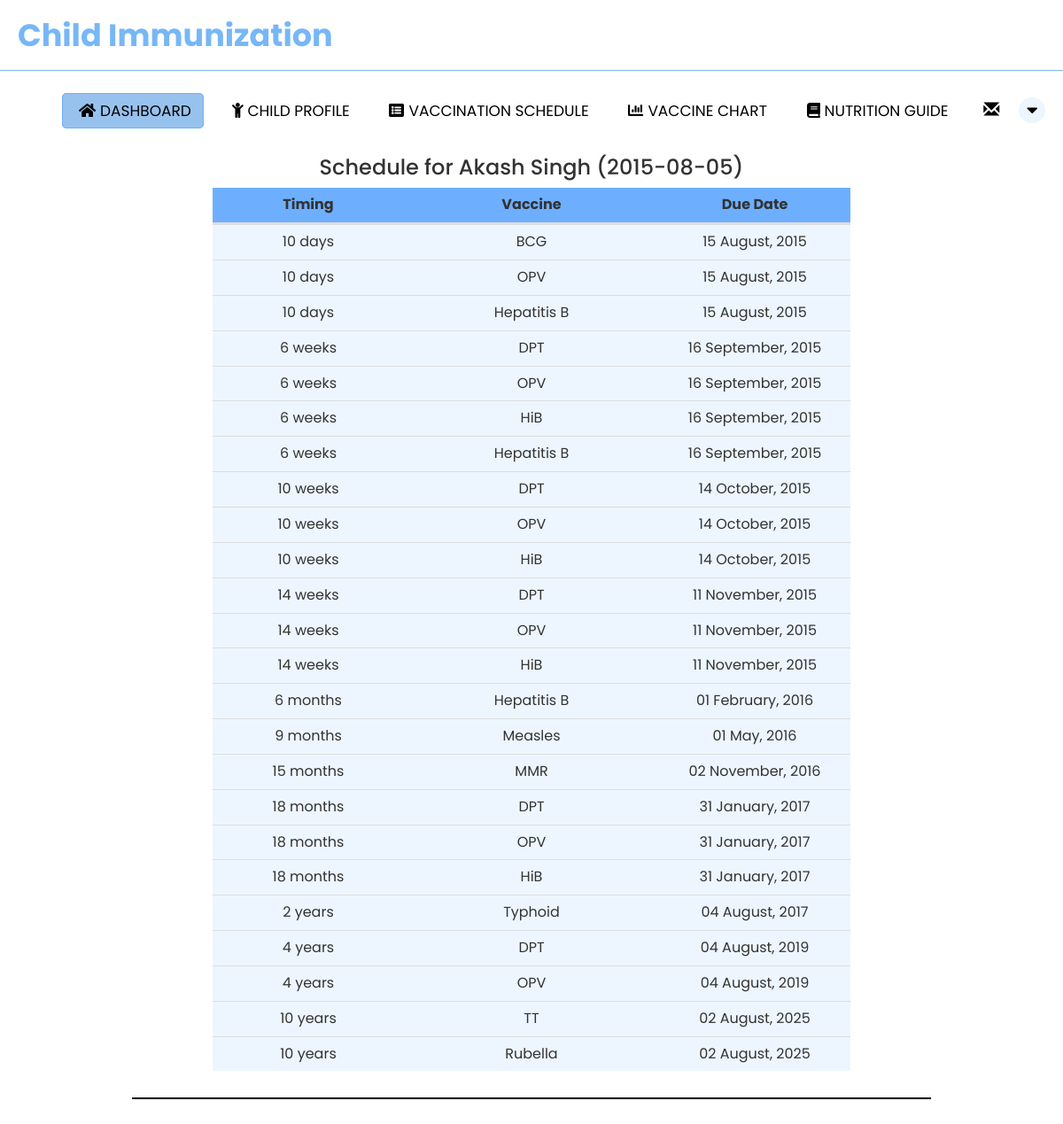
Page /parent_vaccine_schedule.php (signed in) on the committed database.
### tables this page shows
CREATE TABLE `child_tbl` (
  `child_id` int(11) NOT NULL,
  `parent_id` int(11) NOT NULL,
  `firstname` varchar(50) NOT NULL,
  `lastname` varchar(50) NOT NULL,
  `middlename` varchar(50) NOT NULL,
  `dateofbirth` date NOT NULL,
  `placeofbirth` varchar(100) NOT NULL,
  `address` varchar(50) NOT NULL,
  `fathername` varchar(50) NOT NULL,
  `mothername` varchar(50) NOT NULL,
  `birthheight` int(11) NOT NULL,
  `birthweight` int(11) NOT NULL,
  `sex` varchar(50) NOT NULL
);

CREATE TABLE `vaccine_schedule` (
  `vaccine_id` int(10) NOT NULL,
  `vaccine_name` varchar(20) NOT NULL,
  `min_age` int(10) NOT NULL
);

### php/functions.php (called while the page is built, shortened)
<?php
function check_login($con)
{
	if(isset($_SESSION['parent_id']))
	{
		$parent_id = $_SESSION['parent_id'];
		$query = "SELECT * FROM parent_tbl where parent_id = '$parent_id' limit 1";
		$result = mysqli_query($con,$query);
		if($result && mysqli_num_rows($result) > 0)
		{
			$user_data = mysqli_fetch_assoc($result);
			return $user_data;
		}
	}
}

### parent_vaccine_schedule.php (the view, shortened to what this page needs)
<?php
include "php/connection.php";
include "php/functions.php";
$user_data = check_login($con);
$parent_id = $user_data['parent_id'];
?>
<!DOCTYPE html>
<html lang="en">
<head>
    <link rel="stylesheet" href="css/parent_vaccine_schedule.css">
    <link rel="stylesheet" href="https://cdnjs.cloudflare.com/ajax/libs/font-awesome/4.7.0/css/font-awesome.min.css">
  <link rel="stylesheet" href="https://maxcdn.bootstrapcdn.com/bootstrap/3.3.6/css/bootstrap.min.css" />
</head>
<body>
    <nav>
        <label class="logo">Child Immunization</label>
        <ul>
          <li><a href="parent_index.php" class="active"><i class="fas fa-home" id="icon"></i>Dashboard</a></li>
          <li><a href="parent_child.php"><i class="fas fa-child"  id="icon"></i>Child Profile</a></li>
          <li><a href="parent_vaccine_schedule.php"><i class="fas fa-list-alt"  id="icon"></i>Vaccination Schedule</a></li>
          <li><a href="parent_chart.php"><i class="fa fa-chart-bar"  id="icon"></i>Vaccine Chart</a></li>
          <li><a href="parent_guide.php"><i class="fas fa-book"  id="icon"></i>Nutrition Guide</a></li>
      <li class="dropdown">
       <a href="#" class="dropdown-toggle" data-toggle="dropdown"><span class="label label-pill label-danger count" style="border-radius:10px;"></span> <span class="glyphicon glyphicon-envelope" style="font-size:18px;"></span></a>
      </li>
          <div class="dropdown">
            <button class="dropbtn"><i class="fa fa-caret-down"></i></button>
          </div>
        </ul>
      </nav>
      <br>
      <br>
      <?php
      $sql = "SELECT * FROM child_tbl where parent_id='$parent_id'";
      $stmt = $con->prepare($sql);
      $stmt->execute();
      $result = $stmt->get_result();
      while ($row = $result->fetch_assoc()) {
          $childFN = $row['firstname'];
          $childLN = $row['lastname'];
          $dob = $row['dateofbirth'];
          echo "<center><h3>Schedule for " . $childFN . " " . $childLN . " (" . $dob . ")</h3></center>";
          ?>
        <center><table class="table" style="width: 60%; margin-bottom: 30px; border-collapse: separate; font-size: 16px">
      <thead style="line-height: 40px">
                <th style="width: 30%; text-align: center;">Timing</th>
                <th style="width: 40%; text-align: center;">Vaccine</th>
                <th style="width: 30%; text-align: center;">Due Date</th>
      </thead>
      <tbody>
           <tbody>
                <?php
                $sql_v = "SELECT * FROM vaccine_schedule";
                $stmt_v = $con->prepare($sql_v);
                $stmt_v->execute();
                $result_v = $stmt_v->get_result();
                while ($row = $result_v->fetch_assoc()) {
                    $vaccinename = $row['vaccine_name'];
                    $minage = $row['min_age'];
                    $min_age = "";
                    $ignore = true;
                    $total_time = $minage;
                    $years = $total_time / 365;
                    $years = floor($years);
                    $months = ($total_time % 365) / 30;
                    $months = floor($months);
                    $days = ($total_time % 365) % 30;
                    if ($years > 0) {
                        if ($months > 0) {
                            $min_age = $years * 12 + $months . " months ";
                        } else {
                            $min_age = $years . " years ";
                        }
                        $ignore = false;
                    }
                    if ($months > 0 && $ignore) {
                        if ($days > 7 && $days < 30) {
                            $min_age = $months * 30 + $days;
                            $weeks = $min_age / 7;
                            $min_age = $weeks . " weeks ";
                            $ignore = false;
                        } elseif ($days < 30) {
                            $min_age = $min_age . $months . " months ";
                        }
                    }
                    if ($days > 0 && $ignore) {
                        $min_age = $min_age . $days . " days";
                    }
                    $vaccinedate = new DateTime($dob);
                    $vaccinedate->add(new DateInterval('P' . $minage . 'D'));
                    ?>
                  <tr>
                    <td><?php echo $min_age; ?></td>
                    <td><?php echo $vaccinename; ?></td>
                    <td><?php echo $vaccinedate->format('d F, Y'); ?></td>
                  </tr>
                  <?php
                }
                ?>
          </tbody>
        </table></center>
        <center><hr style="border: 0.5px solid black; width: 75%;"></center><br>
        <?php
      }
      ?>
  </body>
</html>

### css/parent_vaccine_schedule.css (style rules this page uses)
* { padding: 0; margin: 0; text-decoration: none; list-style: none; box-sizing: border-box; font-family: 'Poppins' , sans-serif; }
nav { background: #ffffff; height: 80px; width: 100%; border-bottom: 1px solid #77b7f6; }
label.logo { color: #000000; font-size: 35px; line-height: 80px; padding: 0 20px; font-weight: bold; }
nav ul { float: right; margin-right: 20px; }
nav ul li { display: inline-block; line-height: 80px; margin: 0 5px; }
nav ul li a { color: #000000; font-size: 17px; padding: 7px 13px; border-radius: 5px; text-transform: uppercase; }
#icon { display: inline-block; text-align: center; margin: 0 5px; }
a.active, a:hover { background:#97c2ee; border: 1px solid #6daffe; transition: .3s; }
.dropbtn { border-radius: 50%; background-color: #edf6ff; width: 30px; margin-top: 20px; color: #000000; padding: 0; font-size: 20px; border: none; cursor: pointer; }
.dropdown { position: relative; display: inline-block; }
thead { background-color: #6daffe; text-align: center; }
td { background-color: #edf6ff; text-align: center; }

### rows in the picture
child_tbl: firstname "Akash", lastname "Singh", dateofbirth "2015-08-05", dateofbirth "15 August, 2015", dateofbirth "16 September, 2015", dateofbirth "14 October, 2015", dateofbirth "11 November, 2015", dateofbirth "01 February, 2016", dateofbirth "01 May, 2016", dateofbirth "02 November, 2016", dateofbirth "31 January, 2017", dateofbirth "04 August, 2017", dateofbirth "04 August, 2019", dateofbirth "02 August, 2025"
vaccine_schedule: min_age "10 days", vaccine_name "BCG"
vaccine_schedule: min_age "10 days", vaccine_name "OPV"
vaccine_schedule: min_age "10 days", vaccine_name "Hepatitis B"
vaccine_schedule: min_age "6 weeks", vaccine_name "DPT"
vaccine_schedule: min_age "6 weeks", vaccine_name "OPV"
vaccine_schedule: min_age "6 weeks", vaccine_name "HiB"
vaccine_schedule: min_age "6 weeks", vaccine_name "Hepatitis B"
vaccine_schedule: min_age "10 weeks", vaccine_name "DPT"
vaccine_schedule: min_age "10 weeks", vaccine_name "OPV"
vaccine_schedule: min_age "10 weeks", vaccine_name "HiB"
vaccine_schedule: min_age "14 weeks", vaccine_name "DPT"
vaccine_schedule: min_age "14 weeks", vaccine_name "OPV"
vaccine_schedule: min_age "14 weeks", vaccine_name "HiB"
vaccine_schedule: min_age "6 months", vaccine_name "Hepatitis B"
vaccine_schedule: min_age "9 months", vaccine_name "Measles"
vaccine_schedule: min_age "15 months", vaccine_name "MMR"
vaccine_schedule: min_age "18 months", vaccine_name "DPT"
vaccine_schedule: min_age "18 months", vaccine_name "OPV"
vaccine_schedule: min_age "18 months", vaccine_name "HiB"
vaccine_schedule: min_age "2 years", vaccine_name "Typhoid"
vaccine_schedule: min_age "4 years", vaccine_name "DPT"
vaccine_schedule: min_age "4 years", vaccine_name "OPV"
vaccine_schedule: min_age "10 years", vaccine_name "TT"
vaccine_schedule: min_age "10 years", vaccine_name "Rubella"
